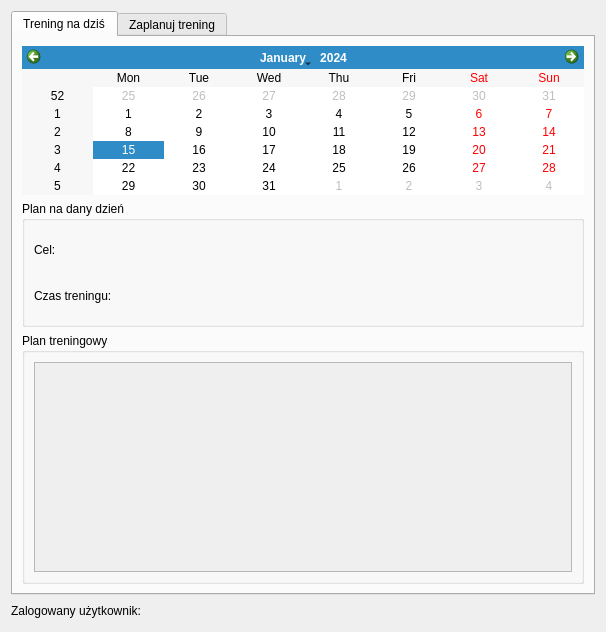
<?xml version="1.0" encoding="UTF-8"?>
<ui version="4.0">
 <class>Form</class>
 <widget class="QWidget" name="Form">
  <property name="geometry">
   <rect>
    <x>0</x>
    <y>0</y>
    <width>606</width>
    <height>632</height>
   </rect>
  </property>
  <property name="windowTitle">
   <string>Form</string>
  </property>
  <layout class="QVBoxLayout" name="verticalLayout" stretch="0,0">
   <item>
    <widget class="QTabWidget" name="tabWidget">
     <property name="currentIndex">
      <number>0</number>
     </property>
     <widget class="QWidget" name="tab">
      <attribute name="title">
       <string>Trening na dziś</string>
      </attribute>
      <layout class="QVBoxLayout" name="verticalLayout_2" stretch="1,2,4">
       <item>
        <widget class="QCalendarWidget" name="Calendar1"/>
       </item>
       <item>
        <widget class="QGroupBox" name="groupBox_2">
         <property name="title">
          <string>Plan na dany dzień</string>
         </property>
         <layout class="QVBoxLayout" name="verticalLayout_7">
          <item>
           <layout class="QHBoxLayout" name="horizontalLayout_5">
            <item>
             <widget class="QLabel" name="label_5">
              <property name="text">
               <string>Cel:    </string>
              </property>
             </widget>
            </item>
            <item>
             <widget class="QLabel" name="Target_2">
              <property name="text">
               <string/>
              </property>
             </widget>
            </item>
            <item>
             <spacer name="horizontalSpacer_3">
              <property name="orientation">
               <enum>Qt::Horizontal</enum>
              </property>
              <property name="sizeHint" stdset="0">
               <size>
                <width>40</width>
                <height>20</height>
               </size>
              </property>
             </spacer>
            </item>
           </layout>
          </item>
          <item>
           <layout class="QHBoxLayout" name="horizontalLayout_6">
            <item>
             <widget class="QLabel" name="label_4">
              <property name="text">
               <string>Czas treningu:     </string>
              </property>
             </widget>
            </item>
            <item>
             <widget class="QLabel" name="Time_2">
              <property name="text">
               <string/>
              </property>
             </widget>
            </item>
            <item>
             <spacer name="horizontalSpacer_2">
              <property name="orientation">
               <enum>Qt::Horizontal</enum>
              </property>
              <property name="sizeHint" stdset="0">
               <size>
                <width>40</width>
                <height>20</height>
               </size>
              </property>
             </spacer>
            </item>
           </layout>
          </item>
         </layout>
        </widget>
       </item>
       <item>
        <widget class="QGroupBox" name="groupBox_3">
         <property name="title">
          <string>Plan treningowy</string>
         </property>
         <layout class="QVBoxLayout" name="verticalLayout_5">
          <item>
           <widget class="QScrollArea" name="scrollArea">
            <property name="widgetResizable">
             <bool>true</bool>
            </property>
            <widget class="QWidget" name="scrollAreaWidgetContents">
             <property name="geometry">
              <rect>
               <x>0</x>
               <y>0</y>
               <width>540</width>
               <height>210</height>
              </rect>
             </property>
             <layout class="QVBoxLayout" name="verticalLayout_6"/>
            </widget>
           </widget>
          </item>
         </layout>
        </widget>
       </item>
      </layout>
     </widget>
     <widget class="QWidget" name="tab_2">
      <attribute name="title">
       <string>Zaplanuj trening</string>
      </attribute>
      <layout class="QVBoxLayout" name="verticalLayout_3" stretch="0,3">
       <item>
        <widget class="QGroupBox" name="groupBox">
         <property name="title">
          <string>Zaplanuj trening</string>
         </property>
         <layout class="QVBoxLayout" name="verticalLayout_4">
          <item>
           <layout class="QHBoxLayout" name="horizontalLayout_2">
            <item>
             <widget class="QLabel" name="label_3">
              <property name="text">
               <string>Cel</string>
              </property>
             </widget>
            </item>
            <item>
             <widget class="QLineEdit" name="Target"/>
            </item>
           </layout>
          </item>
          <item>
           <layout class="QHBoxLayout" name="horizontalLayout_3">
            <item>
             <widget class="QLabel" name="label_2">
              <property name="text">
               <string>Czas przeznaczony na trening</string>
              </property>
             </widget>
            </item>
            <item>
             <widget class="QTimeEdit" name="Time"/>
            </item>
           </layout>
          </item>
          <item>
           <layout class="QHBoxLayout" name="horizontalLayout_4">
            <item>
             <widget class="QPushButton" name="Add_entry">
              <property name="text">
               <string>Dodaj wpis</string>
              </property>
             </widget>
            </item>
            <item>
             <widget class="QLabel" name="Message">
              <property name="text">
               <string/>
              </property>
             </widget>
            </item>
           </layout>
          </item>
         </layout>
        </widget>
       </item>
       <item>
        <widget class="QCalendarWidget" name="Calendar2"/>
       </item>
      </layout>
     </widget>
    </widget>
   </item>
   <item>
    <layout class="QHBoxLayout" name="horizontalLayout">
     <item>
      <widget class="QLabel" name="label">
       <property name="text">
        <string>Zalogowany użytkownik:   </string>
       </property>
      </widget>
     </item>
     <item>
      <widget class="QLabel" name="User_name">
       <property name="text">
        <string/>
       </property>
      </widget>
     </item>
     <item>
      <spacer name="horizontalSpacer">
       <property name="orientation">
        <enum>Qt::Horizontal</enum>
       </property>
       <property name="sizeHint" stdset="0">
        <size>
         <width>40</width>
         <height>20</height>
        </size>
       </property>
      </spacer>
     </item>
    </layout>
   </item>
  </layout>
 </widget>
 <resources/>
 <connections/>
</ui>
